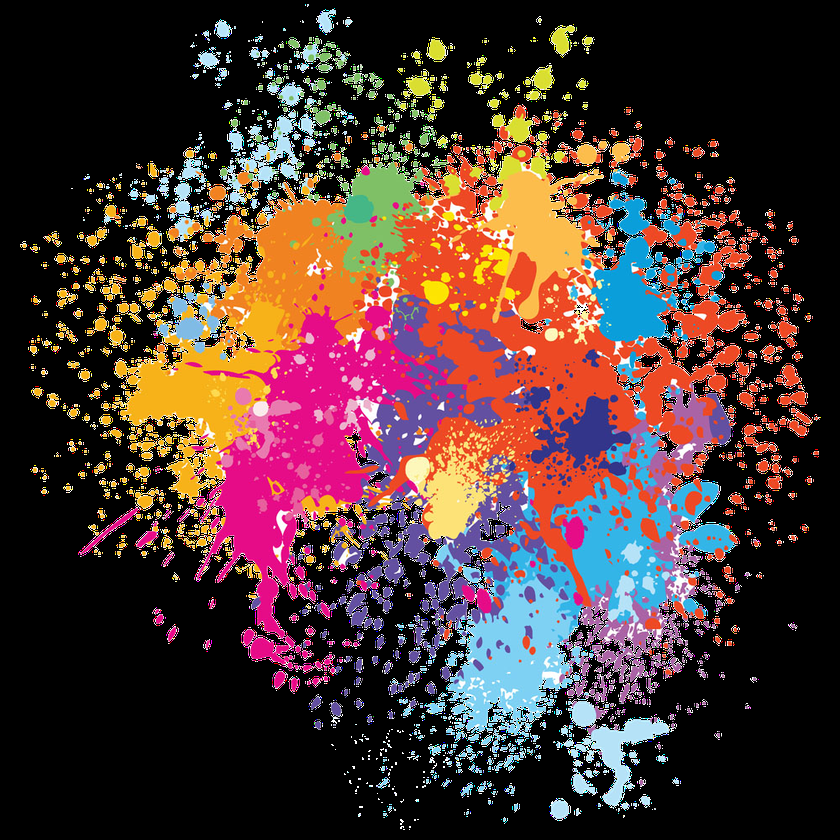
#> input picture Week3/week-3_lab-1/pngimage.png, 840 x 840 px, shrunk from 1000 x 1000 before the run
$ jupyter execute task-4.ipynb
#> lines starting #> are read from the running program, lines starting #| are printed output that depends on the picture
# Lab 3 – Task 4: Shearing

Shearing tilts the image in a specified direction, slanting it along an axis.

**X-axis shear** (horizontal tilt):
$$T = \begin{bmatrix} 1 & m_x & 0 \\ 0 & 1 & 0 \end{bmatrix}$$

**Y-axis shear** (vertical tilt):
$$T = \begin{bmatrix} 1 & 0 & 0 \\ m_y & 1 & 0 \end{bmatrix}$$

where $m_x$ / $m_y$ are the shearing factors.

[cell 1]
import cv2
import numpy as np
import matplotlib.pyplot as plt

# Load image (replace path with 'lena.png' if available)
image = cv2.imread('../week-3_lab-1/pngimage.png')
#> image is the input picture: shape (840, 840, 3); mean B, G, R 51.8, 54.6, 77.7
image_rgb = cv2.cvtColor(image, cv2.COLOR_BGR2RGB)
h, w = image.shape[:2]
#> h = 840; w = 840
print(f'Image shape: {image.shape}')
#| Image shape: (840, 840, 3)

## Original Example – X-axis Shear (m = 0.67)

[cell 2]
# Original example from the lab
m = 0.67
shearing_matrix = np.float32([[1, m, 0], [0, 1, 0]])
sheared_image = cv2.warpAffine(image, shearing_matrix, (w, h))
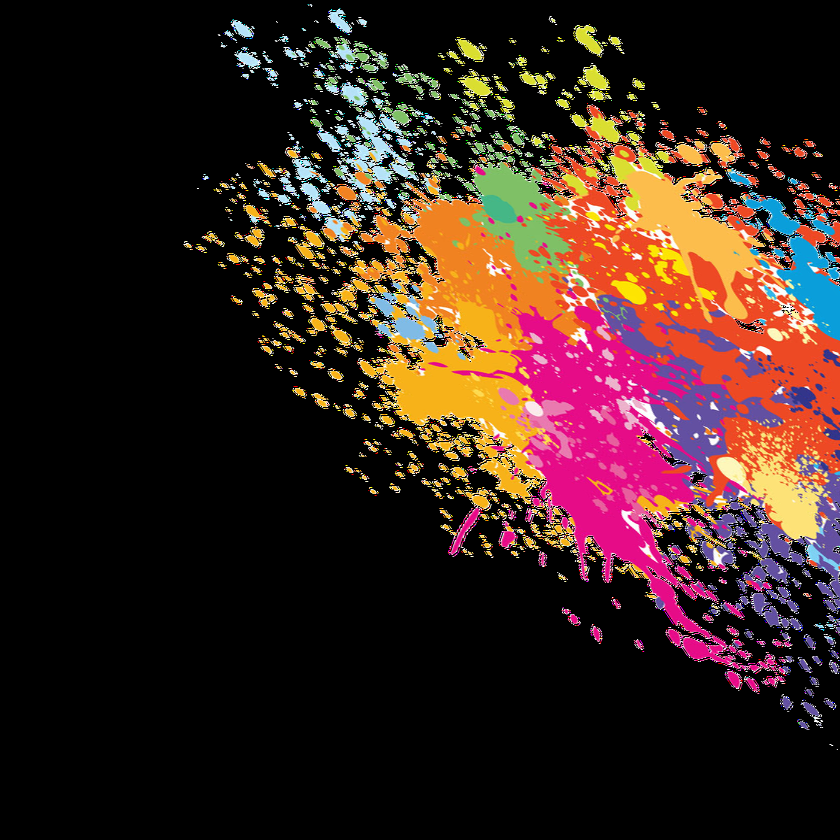
#> sheared_image: shape (840, 840, 3); mean B, G, R 29.8, 35.6, 56.4

fig, axes = plt.subplots(1, 2, figsize=(12, 5))
axes[0].imshow(image_rgb)
axes[0].set_title('Original Image')
axes[0].axis('off')

axes[1].imshow(cv2.cvtColor(sheared_image, cv2.COLOR_BGR2RGB))
axes[1].set_title(f'Sheared Image (x-axis, factor {m})')
axes[1].axis('off')

plt.tight_layout()
plt.show()
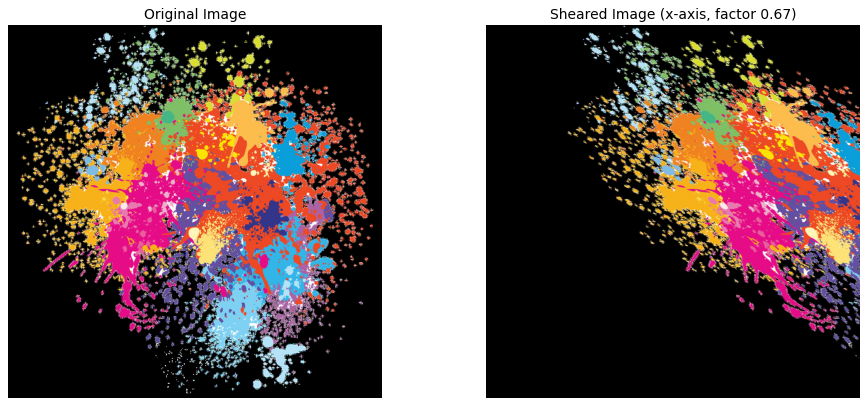
#> figure drawn by matplotlib, 2 panels

## Task 4.1 – X-axis Shearing with Different Factors

[cell 3]
x_factors = [-0.5, -0.25, 0.0, 0.25, 0.5, 0.75, 1.0]

fig, axes = plt.subplots(1, len(x_factors), figsize=(22, 5))

for idx, mx in enumerate(x_factors):
    M = np.float32([[1, mx, 0], [0, 1, 0]])
    result = cv2.warpAffine(image, M, (w, h))
    axes[idx].imshow(cv2.cvtColor(result, cv2.COLOR_BGR2RGB))
    axes[idx].set_title(f'mx={mx}', fontsize=9)
    axes[idx].axis('off')
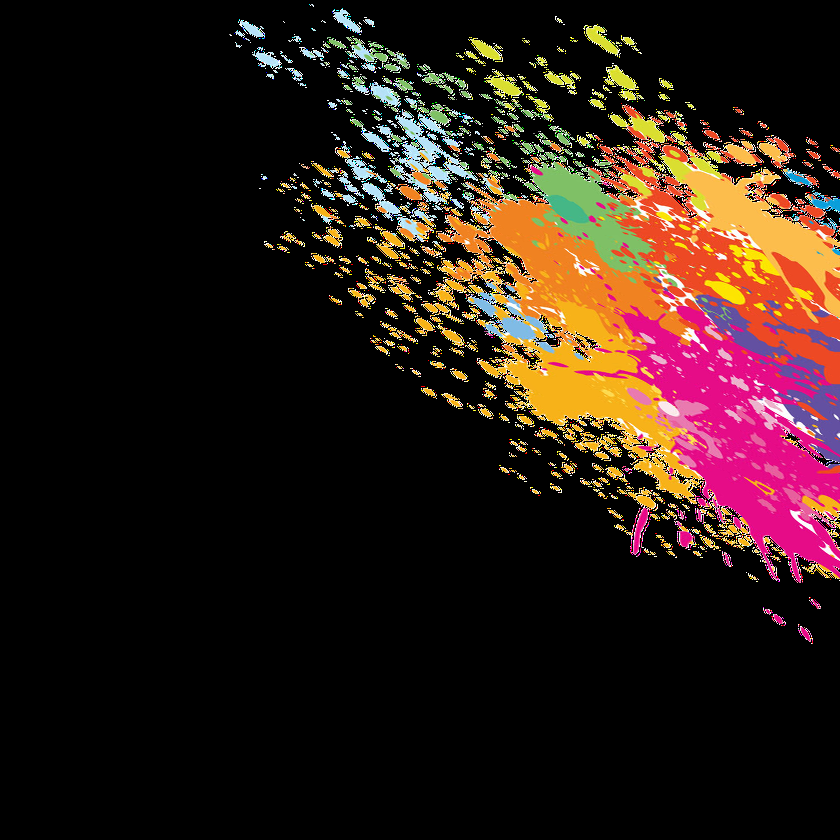
#> result: shape (840, 840, 3); mean B, G, R 20.8, 27.3, 43.4

plt.suptitle('Task 4.1 – X-axis Shearing (different factors)', fontsize=13)
plt.tight_layout()
plt.show()
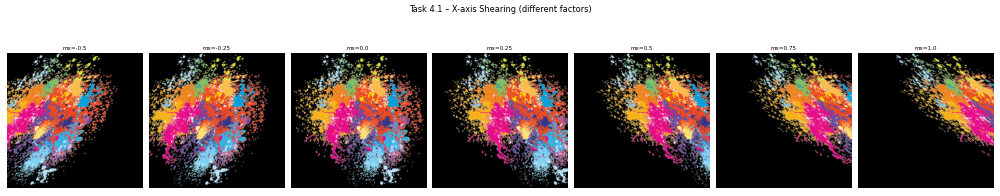
#> figure drawn by matplotlib, 7 panels

## Task 4.1 – Y-axis Shearing with Different Factors

[cell 4]
y_factors = [-0.5, -0.25, 0.0, 0.25, 0.5, 0.75, 1.0]

fig, axes = plt.subplots(1, len(y_factors), figsize=(22, 5))

for idx, my in enumerate(y_factors):
    M = np.float32([[1, 0, 0], [my, 1, 0]])
    result = cv2.warpAffine(image, M, (w, h))
    axes[idx].imshow(cv2.cvtColor(result, cv2.COLOR_BGR2RGB))
    axes[idx].set_title(f'my={my}', fontsize=9)
    axes[idx].axis('off')
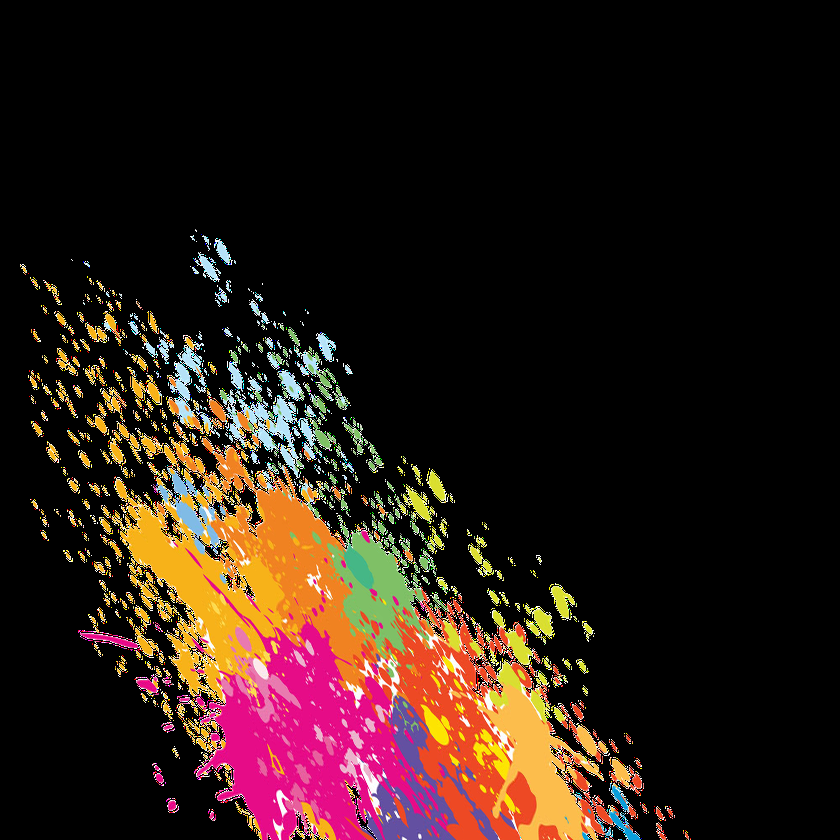
#> result: shape (840, 840, 3); mean B, G, R 20.8, 27.3, 43.4

plt.suptitle('Task 4.1 – Y-axis Shearing (different factors)', fontsize=13)
plt.tight_layout()
plt.show()
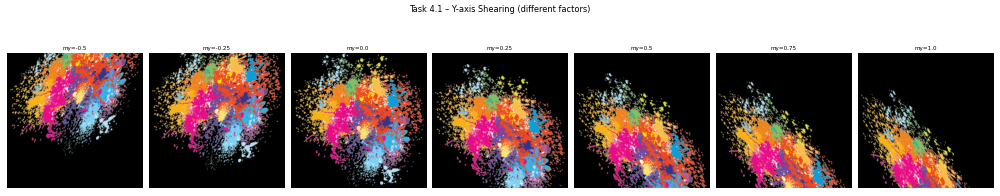
#> figure drawn by matplotlib, 7 panels

## Task 4.1 – Combined X and Y Shearing

[cell 5]
combos = [
    (0.3,  0.3,  'mx=0.3, my=0.3'),
    (0.5,  0.0,  'mx=0.5, my=0.0'),
    (0.0,  0.5,  'mx=0.0, my=0.5'),
    (-0.3, 0.5,  'mx=-0.3, my=0.5'),
    (0.5, -0.3,  'mx=0.5, my=-0.3'),
]

fig, axes = plt.subplots(1, len(combos) + 1, figsize=(20, 5))
axes[0].imshow(image_rgb)
axes[0].set_title('Original')
axes[0].axis('off')

for idx, (mx, my, title) in enumerate(combos):
    M = np.float32([[1, mx, 0], [my, 1, 0]])
    result = cv2.warpAffine(image, M, (w, h))
    axes[idx + 1].imshow(cv2.cvtColor(result, cv2.COLOR_BGR2RGB))
    axes[idx + 1].set_title(title, fontsize=8)
    axes[idx + 1].axis('off')
#> this loop made 5 passes
#> pass 1, `result = cv2.warpAffine(image, M, (w, h))`:
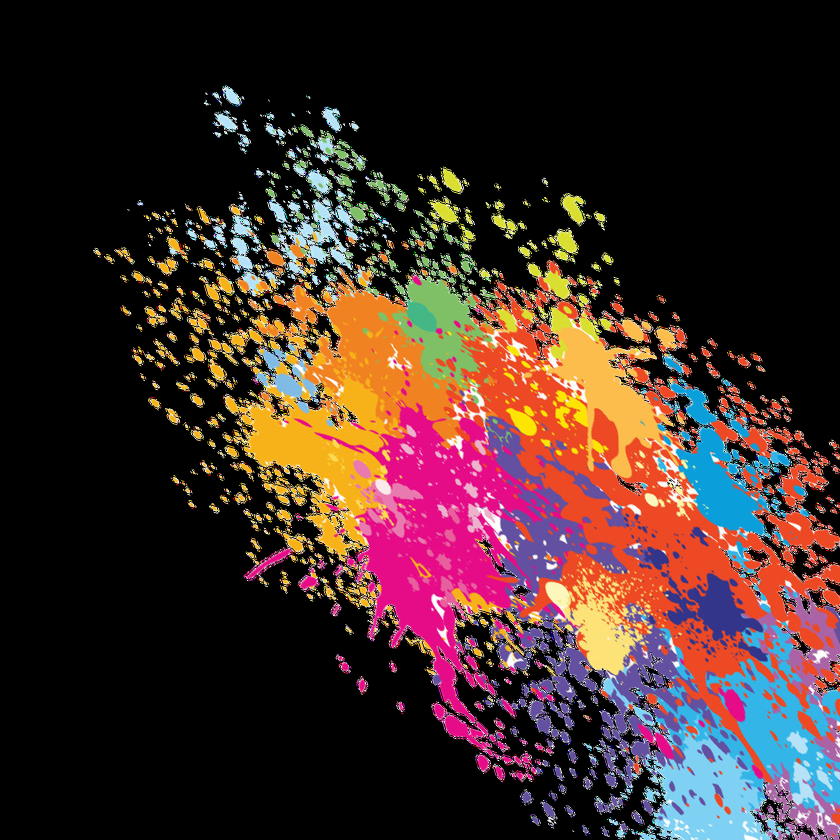
#> result: shape (840, 840, 3); mean B, G, R 40.5, 43.6, 64
#> after the loop:
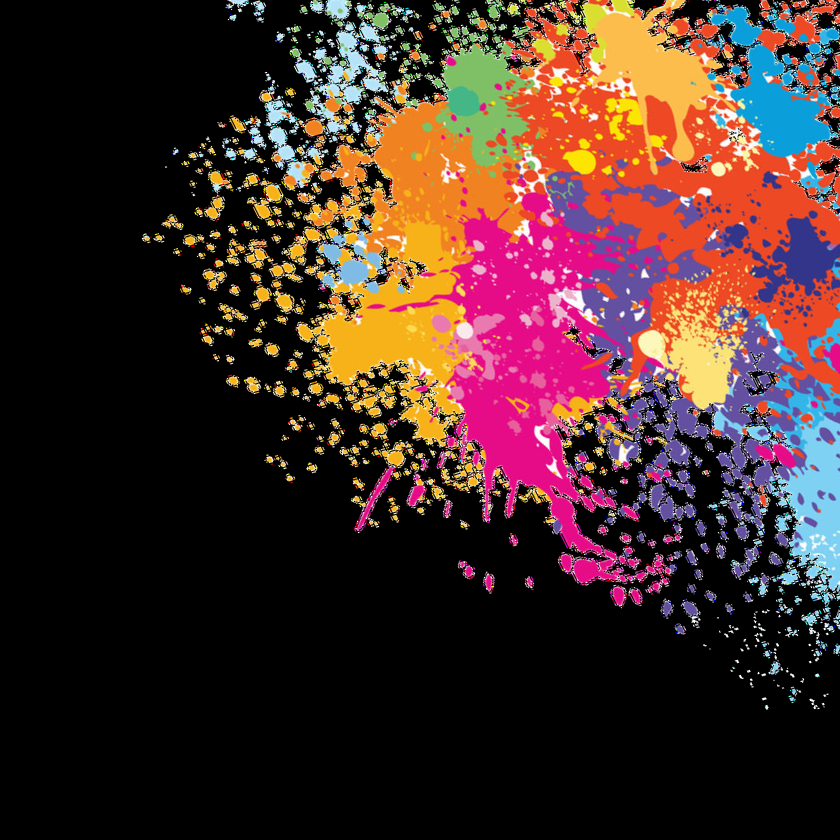
#> result: shape (840, 840, 3); mean B, G, R 40.4, 44.2, 68.7

plt.suptitle('Task 4.1 – Combined X and Y Shearing', fontsize=13)
plt.tight_layout()
plt.show()
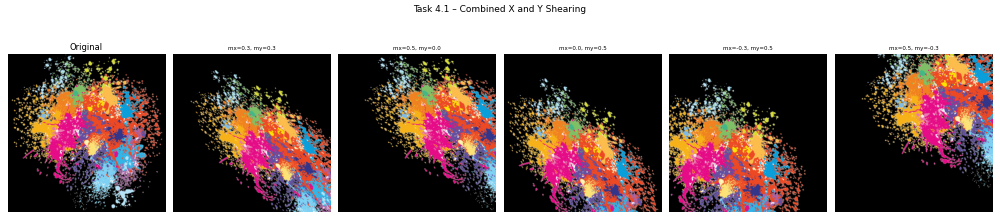
#> figure drawn by matplotlib, 6 panels
